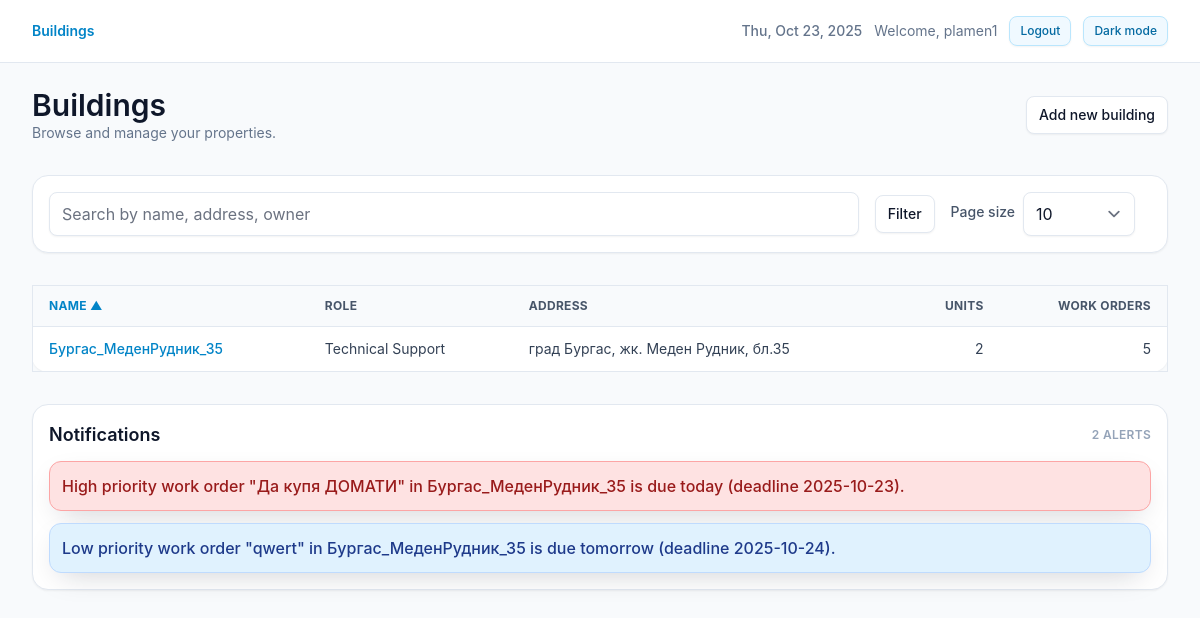
/buildings/ (signed in), run on an earlier commit of the app's database.
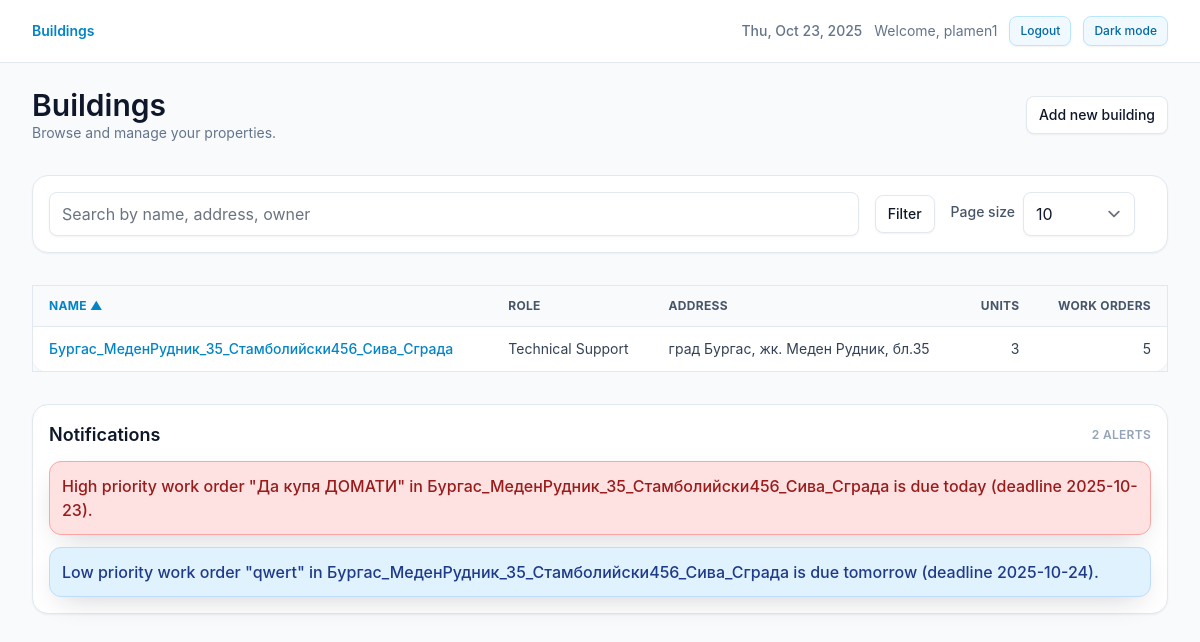
And on a later commit of the database.
### core/models.py (models this page shows, shortened)
class TimeStampedModel(models.Model):
    created_at = models.DateTimeField(auto_now_add=True, db_index=True)
    updated_at = models.DateTimeField(auto_now=True)
    class Meta:
        abstract = True

class Building(TimeStampedModel):
    class Role(models.TextChoices):
        TECH_SUPPORT = "TECH_SUPPORT", "Technical Support"
        PROPERTY_MANAGER = "PROPERTY_MANAGER", "Property Manager"
        EXTERNAL_CONTRACTOR = "EXTERNAL_CONTRACTOR", "External Contractor"
    owner = models.ForeignKey(
        settings.AUTH_USER_MODEL,
        on_delete=models.CASCADE,
        related_name="buildings",
    )
    name = models.CharField(max_length=255, db_index=True)
    address = models.CharField(max_length=512, blank=True)
    description = models.TextField(blank=True)
    role = models.CharField(
        max_length=32,
        choices=Role.choices,
        default=Role.TECH_SUPPORT,
    )
    objects = BuildingQuerySet.as_manager()
    class Meta:
        ordering = ["name", "id"]
    @property
    def units_count(self) -> int:
        val = getattr(self, "_units_count", None)
        return int(val) if val is not None else self.units.count()
    @property
    def work_orders_count(self) -> int:
        val = getattr(self, "_work_orders_count", None)
        if val is not None:
            return int(val)
        return self.work_orders.filter(
            archived_at__isnull=True,
            status__in=[WorkOrder.Status.OPEN, WorkOrder.Status.IN_PROGRESS],
        ).count()

### core/views.py (the view)
# urls.py: path("buildings/", views.BuildingListView.as_view(), name="buildings_list"),
class BuildingListView(LoginRequiredMixin, ListView):
    model = Building
    template_name = "core/buildings_list.html"
    context_object_name = "buildings"
    def get_paginate_by(self, queryset):
        try:
            return int(self.request.GET.get("per", 10))
        except (TypeError, ValueError):
            return 10
    def get_queryset(self):
        user = self.request.user
        qs = (
            Building.objects.visible_to(user)
            .with_unit_stats()
            .select_related("owner")
        )
        q = (self.request.GET.get("q") or "").strip()
        if q:
            qs = qs.filter(
                Q(name__icontains=q)
                | Q(address__icontains=q)
                | Q(owner__username__icontains=q)
            )
        sort = (self.request.GET.get("sort") or "name").strip()
        allow_owner_sort = user.is_staff or user.is_superuser
        allowed = {
            "name",
            "-name",
            "role",
            "-role",
            "address",
            "-address",
            "units_count",
            "-units_count",
            "work_orders_count",
            "-work_orders_count",
        }
        if allow_owner_sort:
            allowed.update({"owner", "-owner"})
        if sort not in allowed:
            sort = "name"
        sort_map = {
            "units_count": "_units_count",
            "work_orders_count": "_work_orders_count",
            "owner": "owner__username",
        }
        sort_field = sort
        if sort.lstrip("-") in sort_map:
            base = sort_map[sort.lstrip("-")]
            sort_field = "-" + base if sort.startswith("-") else base
        self._effective_sort = sort
        return qs.order_by(sort_field, "id")
    def get_context_data(self, **kwargs):
        ctx = super().get_context_data(**kwargs)
        ctx["q"] = (self.request.GET.get("q") or "").strip()
        try:
            ctx["per"] = int(self.request.GET.get("per", 10))
        except (TypeError, ValueError):
            ctx["per"] = 10
        ctx["sort"] = getattr(self, "_effective_sort", "name")
        ctx["show_owner_column"] = self.request.user.is_staff or self.request.user.is_superuser
        ctx["notifications"] = self._build_notifications()
        return ctx
    def _build_notifications(self):
        user = self.request.user
        if not user.is_authenticated:
            return []
        visible_buildings = (
            Building.objects.visible_to(user).values_list("id", flat=True)
        )
        visible_ids = list(visible_buildings)
        if not visible_ids:
            return []
        is_admin = user.is_staff or user.is_superuser
        today = timezone.localdate()
        notifications: list[dict[str, str]] = []
        base_open = (
            WorkOrder.objects.filter(
                building_id__in=visible_ids,
                archived_at__isnull=True,
                status__in=[WorkOrder.Status.OPEN, WorkOrder.Status.IN_PROGRESS],
            )
            .select_related("building__owner", "unit")
        )
        thresholds = {
            WorkOrder.Priority.HIGH: 7,
            WorkOrder.Priority.MEDIUM: 7,
            WorkOrder.Priority.LOW: 30,
        }
        priority_levels = {
            WorkOrder.Priority.HIGH: "danger",
            WorkOrder.Priority.MEDIUM: "warning",
            WorkOrder.Priority.LOW: "info",
        }
        for priority, window in thresholds.items():
            window_end = today + timedelta(days=window)
            upcoming = (
                base_open.filter(priority=priority, deadline__gte=today, deadline__lte=window_end)
                .order_by("deadline")[:10]
            )
            for wo in upcoming:
                building = wo.building
                building_id = wo.building_id
                building_name = building.name if building_id else "your building"
                owner_label = None
                if is_admin and building_id:
                    owner = getattr(building, "owner", None)
                    if owner:
                        owner_label = owner.get_full_name() or owner.username
                days_left = (wo.deadline - today).days
                if days_left < 0:
                    due_text = f"overdue by {abs(days_left)} days"
                elif days_left == 0:
                    due_text = "due today"
                elif days_left == 1:
                    due_text = "due tomorrow"
                else:
                    due_text = f"due in {days_left} days"
                message = (
                    f"{wo.get_priority_display()} priority work order \"{wo.title}\" "
                    f"in {building_name} is {due_text} (deadline {wo.deadline})"
                )
                if owner_label:
                    message += f" (owner: {owner_label})"
                notifications.append(
                    {
                        "id": f"wo-deadline-{wo.id}",
                        "level": priority_levels[priority],
                        "message": message + ".",
                        "category": "deadline",
                    }
                )
        return notifications

### core/context_processors.py (called while the page is built)
def theme(request):
    return {
        "theme": request.session.get("theme", "light"),
    }

### core/models.py (called while the page is built)
    def visible_to(self, user):
        if not user or not user.is_authenticated:
            return self.none()
        if user.is_staff or user.is_superuser:
            return self
        return self.filter(owner=user)

    def with_unit_stats(self):
        return self.annotate(
            _units_count=Count("units", distinct=True),
            _work_orders_count=Count(
                "work_orders",
                filter=Q(work_orders__archived_at__isnull=True)
                       & Q(work_orders__status__in=[
                            WorkOrder.Status.OPEN,
                            WorkOrder.Status.IN_PROGRESS
                         ]),
                distinct=True,
            ),
        )

### templates/core/buildings_list.html (shortened to what the changed rows need)
{% extends "base.html" %}
{% block content %}
  <section class="space-y-8">
    <div class="flex flex-col gap-4 md:flex-row md:items-center md:justify-between">
      <div>
        <h1 class="text-3xl font-semibold text-brand-foreground dark:text-white">Buildings</h1>
      </div>
    </div>
    <div class="hidden overflow-x-auto md:block">
      <table class="min-w-full divide-y divide-slate-200 rounded-2xl border border-slate-200 bg-white text-sm shadow-sm dark:divide-slate-700 dark:border-slate-700 dark:bg-slate-900">
        <thead class="bg-slate-50 dark:bg-slate-800">
          <tr class="text-left text-xs font-semibold uppercase tracking-wide text-slate-500 dark:text-slate-300">
            <th class="px-4 py-3">
              {% with field='name' %}
                {% if sort == field %}
                  <a class="flex items-center gap-1 text-sky-600" href="?q={{ q|urlencode }}&sort=-name&per={{ per }}">Name ▲</a>
                {% elif sort == '-'|add:field %}
                  <a class="flex items-center gap-1 text-sky-600" href="?q={{ q|urlencode }}&sort=name&per={{ per }}">Name ▼</a>
                {% else %}
                  <a class="flex items-center gap-1 text-slate-600 hover:text-sky-600 dark:text-slate-200" href="?q={{ q|urlencode }}&sort=name&per={{ per }}">Name</a>
                {% endif %}
              {% endwith %}
            </th>
            <th class="px-4 py-3">
              {% with field='role' %}
                {% if sort == field %}
                  <a class="flex items-center gap-1 text-sky-600" href="?q={{ q|urlencode }}&sort=-role&per={{ per }}">Role ▲</a>
                {% elif sort == '-'|add:field %}
                  <a class="flex items-center gap-1 text-sky-600" href="?q={{ q|urlencode }}&sort=role&per={{ per }}">Role ▼</a>
                {% else %}
                  <a class="flex items-center gap-1 text-slate-600 hover:text-sky-600 dark:text-slate-200" href="?q={{ q|urlencode }}&sort=role&per={{ per }}">Role</a>
                {% endif %}
              {% endwith %}
            </th>
            <th class="px-4 py-3">
              {% with field='address' %}
                {% if sort == field %}
                  <a class="flex items-center gap-1 text-sky-600" href="?q={{ q|urlencode }}&sort=-address&per={{ per }}">Address ▲</a>
                {% elif sort == '-'|add:field %}
                  <a class="flex items-center gap-1 text-sky-600" href="?q={{ q|urlencode }}&sort=address&per={{ per }}">Address ▼</a>
                {% else %}
                  <a class="flex items-center gap-1 text-slate-600 hover:text-sky-600 dark:text-slate-200" href="?q={{ q|urlencode }}&sort=address&per={{ per }}">Address</a>
                {% endif %}
              {% endwith %}
            </th>
            <th class="px-4 py-3 text-right">
              {% with field='units_count' %}
                {% if sort == field %}
                  <a class="flex justify-end gap-1 text-sky-600" href="?q={{ q|urlencode }}&sort=-units_count&per={{ per }}">Units ▲</a>
                {% elif sort == '-'|add:field %}
                  <a class="flex justify-end gap-1 text-sky-600" href="?q={{ q|urlencode }}&sort=units_count&per={{ per }}">Units ▼</a>
                {% else %}
                  <a class="flex justify-end gap-1 text-slate-600 hover:text-sky-600 dark:text-slate-200" href="?q={{ q|urlencode }}&sort=units_count&per={{ per }}">Units</a>
                {% endif %}
              {% endwith %}
            </th>
            <th class="px-4 py-3 text-right">
              {% with field='work_orders_count' %}
                {% if sort == field %}
                  <a class="flex justify-end gap-1 text-sky-600" href="?q={{ q|urlencode }}&sort=-work_orders_count&per={{ per }}">Work Orders ▲</a>
                {% elif sort == '-'|add:field %}
                  <a class="flex justify-end gap-1 text-sky-600" href="?q={{ q|urlencode }}&sort=work_orders_count&per={{ per }}">Work Orders ▼</a>
                {% else %}
                  <a class="flex justify-end gap-1 text-slate-600 hover:text-sky-600 dark:text-slate-200" href="?q={{ q|urlencode }}&sort=work_orders_count&per={{ per }}">Work Orders</a>
                {% endif %}
              {% endwith %}
            </th>
          </tr>
        </thead>
        <tbody class="divide-y divide-slate-200 dark:divide-slate-800">
          {% for b in buildings %}
            <tr class="text-sm text-slate-700 dark:text-slate-200">
              <td class="px-4 py-3 font-medium">
                <a href="{% url 'building_detail' b.id %}" class="text-sky-600 hover:text-sky-700 dark:text-sky-300 dark:hover:text-sky-200 break-words hyphens-auto">{{ b.name }}</a>
              </td>
              <td class="px-4 py-3">{{ b.get_role_display }}</td>
              <td class="px-4 py-3">{{ b.address }}</td>
              <td class="px-4 py-3 text-right">{{ b.units_count }}</td>
              <td class="px-4 py-3 text-right">{{ b.work_orders_count }}</td>
            </tr>
          {% empty %}
            <tr>
              <td colspan="{{ show_owner_column|yesno:'6,5' }}" class="px-4 py-6 text-center text-sm text-slate-500 dark:text-slate-300">
                No buildings found.
              </td>
            </tr>
          {% endfor %}
        </tbody>
      </table>
    </div>
    <section class="rounded-2xl border border-slate-200 bg-white p-4 shadow-sm dark:border-slate-700 dark:bg-slate-900">
      <div class="flex items-center justify-between gap-2">
        <h2 class="text-lg font-semibold text-brand-foreground dark:text-white">Notifications</h2>
      </div>
      {% if notifications %}
        <ul class="mt-3 space-y-3">
          {% for note in notifications %}
            <li class="alert alert--{{ note.level }}">{{ note.message }}</li>
          {% endfor %}
        </ul>
      {% else %}
        <p class="mt-3 text-sm text-slate-500 dark:text-slate-400">No notifications right now.</p>
      {% endif %}
    </section>
  </section>
{% endblock %}

What changed in the data, as far as the page shows it:
changed Building "Technical Support": name "Бургас_МеденРудник_35" → "Бургас_МеденРудник_35_Стамболийски456_Сива_Сграда"; units_count "2" → "3"
Also different on the page:
new list line: "High priority work order \"Да купя ДОМАТИ\" in Бургас_МеденРудник_35_Стамболийски456_Сива_Сграда is due today (deadline 2025-10-23)."
new list line: "Low priority work order \"qwert\" in Бургас_МеденРудник_35_Стамболийски456_Сива_Сграда is due tomorrow (deadline 2025-10-24)."
list line gone: "High priority work order \"Да купя ДОМАТИ\" in Бургас_МеденРудник_35 is due today (deadline 2025-10-23)."
list line gone: "Low priority work order \"qwert\" in Бургас_МеденРудник_35 is due tomorrow (deadline 2025-10-24)."
